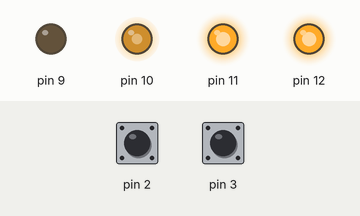
This sketch was run on a simulated Arduino Uno, built with avr-gcc and run on an emulated ATmega328P. Shown: output pins drawn as LEDs (lit = HIGH). Inputs (shaded band) come from the test bench; at power-on: pin 2 HIGH, pin 3 HIGH. What the sketch prints to the serial monitor is not drawn.

Above: at 0.1 s.
Timing chart, 0 to 1.6 s (numbered marks = the images above):
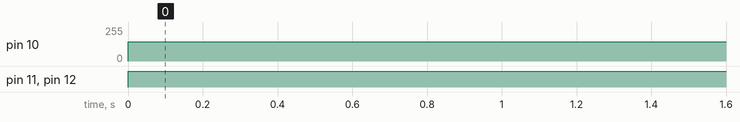

Measured:
- by itself, pin 10: 0/255 → 145/255 at 0.00 s
- by itself, pin 11, pin 12: LOW → HIGH at 0.00 s

The sketch:

ControlMder.ino
```cpp
#include "digitalWriteFast.h"

volatile int ISRCounterA = 0;
volatile int ISRCounterB = 0;
int counter_a = 0;
int counter_b = 0;
int contant_a = 0;
int contant_b = 0;
float ang1,ang2;
float vel_a,vel_b;
float veld_a=0.75,veld_b=0.75;
float e1,e2;
float Pp=0,kp=20;
float Pi=0,ki=0.01;
float Pd=0,kd=55;
float PID;
int i=0,k=0,l=100,j=0;

void setup() {
  // put your setup code here, to run once:
 pinMode(2, INPUT_PULLUP);
 pinMode(3, INPUT_PULLUP);
 pinMode(5,INPUT);
 pinMode(6,INPUT);
 pinMode(11,OUTPUT);
 pinMode(12,OUTPUT);
 //Attach interrupt to pin change
 attachInterrupt(digitalPinToInterrupt(2), motorA, RISING);
 attachInterrupt(digitalPinToInterrupt(3), motorB, RISING);
 //Serial port for debug
 Serial.begin(9600);
 analogWrite(9,0);
}

void loop(){

 while(i<10000){
 counter_a = ISRCounterA;
 counter_b = ISRCounterB;

 digitalWrite(11,HIGH);
 digitalWrite(12,HIGH);

 if(i==k){
  ang1=abs(counter_a-contant_a)*1.2;
  ang2=abs(counter_b-contant_b)*1.2;
  vel_a=ang1/l;
  vel_b=ang2/l;
  contant_a=counter_a;
  contant_b=counter_b;
  k+=l;
   e2=veld_a-vel_a;
 e1=veld_b-vel_b;

    if(e2>=-0.4 &&e2 <=0.4)
    {
      Pi=Pi+ki*(e2)*l;

      }
    if(e2>0)//Si el error es menor que 0
    {
       Pp=abs(e2*kp);//Control proporcional
       Pd =kd*((e2)/l);
       PID=Pp+Pi+Pd;//Calculamos el valor de PID
       PID= map(PID, 0, 30,90,200);//Mapeamos PID al rango de velocidades del motor para baje la velocidad del motor
       if(PID>200)
        PID=200;

       analogWrite(10,PID);
    }
    else
    {
      Pp=abs(e2*kp);//Control proporcional
      Pd =kd*((e2)/l);
      PID=Pp-Pi+Pd;//Calculamos el valor de PID
      PID= map(PID, 0, 20,90,0);//Mapeamos PID al rango de velocidades del motor para baje la velocidad del motor
       if(PID<0)
        PID=0;
       analogWrite(10,PID);
     }

  Serial.print(vel_a);
  Serial.print(' ');
  Serial.print(e2);
  Serial.print(' ');
  Serial.println(PID);

 }

   delay(1);
  i++;
  }


}

void motorA(){
 (digitalReadFast(2) == digitalReadFast(5))?ISRCounterA--:ISRCounterA++;
}

void motorB(){
 digitalReadFast(3) != digitalReadFast(6)?ISRCounterB++:ISRCounterB--;
}
```
